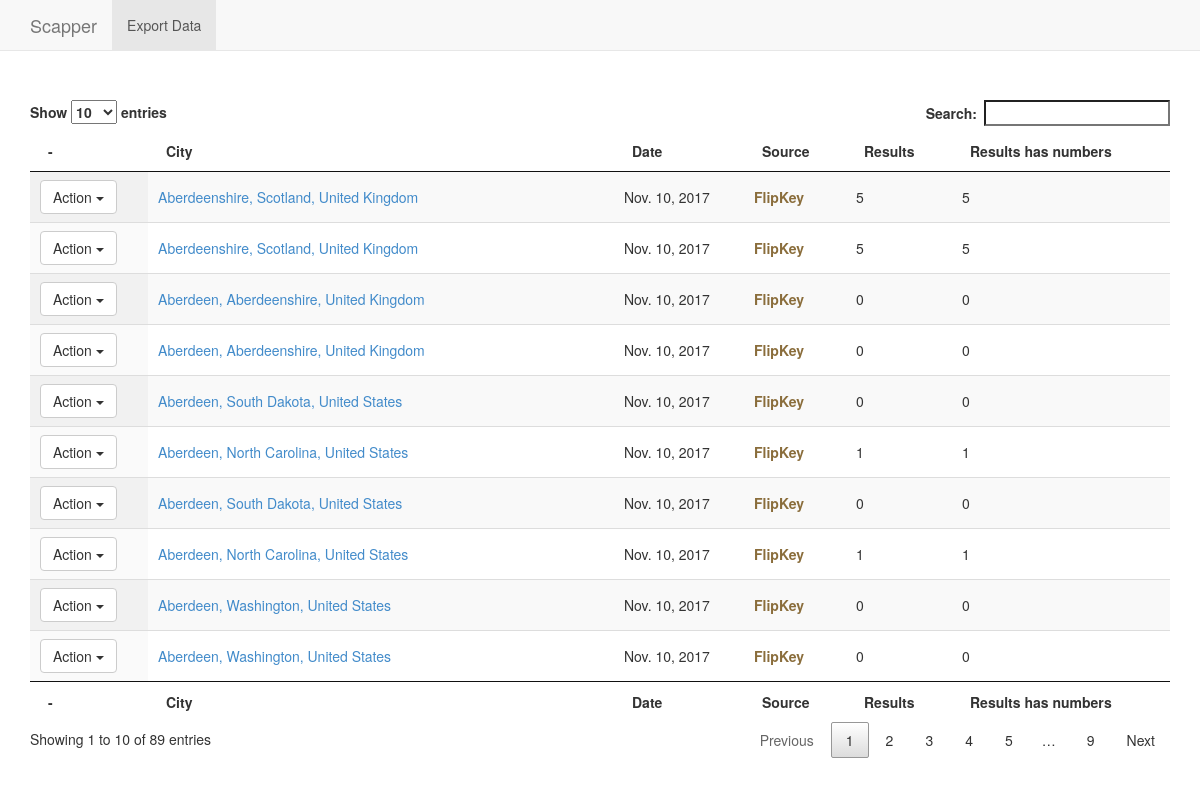
The app's page /data/ with its own data.
### travelmobApp/models.py (models this page shows)
class ScrapModel(models.Model):
    name = models.TextField()
    source = models.CharField(max_length=100, null=False , default='FlipKey')
    created_date = models.DateField(default=django.utils.timezone.now)
    @property
    def count_has_numbers(self):
        return self.scrap_model.filter(phone__isnull=False).count()
    class Meta:
        managed = MANAGED
        db_table = 'scrap_model'

### travelmobApp/views.py (the view)
# urls.py: url(r'^data/$', travelMobData,name='travelMobData'),
def travelMobData(request):
    context = {}
    template = 'travelMobData.html'
    context['data'] = ScrapModel.objects.all()
    return render(request, template, context=context)

### templates/travelMobData.html (shortened to what this page needs)
{% load staticfiles %}
<!DOCTYPE html>
<html lang="en">
<head>
    <link rel="stylesheet" href="{% static 'bootstrap.css' %}" type="text/css" media="all">
    <link rel="stylesheet" href="{% static 'jquery.dataTables.min.css' %}">
</head>
<body>
<div class="navbar navbar-default navbar-fixed-top" role="navigation">
    <div class="container">
        <div class="navbar-header">
            <a class="navbar-brand" href="..">Scapper</a>
        </div>
        <div class="navbar-collapse collapse">
            <ul class="nav navbar-nav">
                <li class="active">
                    <a href="{% url 'travelMobData' %}">Export Data</a>
                </li>
            </ul>
        </div>
    </div>
</div>
<div style="height: 100px">
</div>
<div class="container">
    <table id="data" class="display" cellspacing="0" width="100%">
        <thead>
        <tr>
            <th>-</th>
            <th>City</th>
            <th>Date</th>
            <th>Source</th>
            <th>Results</th>
            <th>Results has numbers</th>
        </tr>
        </thead>
        <tfoot>
        <tr>
            <th>-</th>
            <th>City</th>
            <th>Date</th>
            <th>Source</th>
            <th>Results</th>
            <th>Results has numbers</th>
        </tr>
        </tfoot>
        <tbody>
        {% for row in data %}
            <tr>
                <td>
                    <div class="btn-group">
                        <button type="button" class="btn btn-default dropdown-toggle" data-toggle="dropdown" aria-haspopup="true" aria-expanded="false">
                            Action <span class="caret"></span>
                        </button>
                    </div>
                </td>
                <td><a href="{% url 'exportData' row.id row.name %}">{{ row.name }}</a></td>
                <td>{{ row.created_date }}</td>
                <td style="color: #8a6d3b;"><b>{{ row.source }}</b></td>
                <td>{{ row.scrap_model.all.count }}</td>
                <td>{{ row.count_has_numbers }}</td>
            </tr>
        {% endfor %}
        </tbody>
    </table>
</div>
</body>
</html>

### records on screen
ScrapModel: name "Aberdeenshire, Scotland, United Kingdom", created_date "Nov. 10, 2017", source "FlipKey", scrap_model.all.count "5", count_has_numbers "5"
ScrapModel: name "Aberdeenshire, Scotland, United Kingdom", created_date "Nov. 10, 2017", source "FlipKey", scrap_model.all.count "5", count_has_numbers "5"
ScrapModel: name "Aberdeen, Aberdeenshire, United Kingdom", created_date "Nov. 10, 2017", source "FlipKey", scrap_model.all.count "0", count_has_numbers "0"
ScrapModel: name "Aberdeen, Aberdeenshire, United Kingdom", created_date "Nov. 10, 2017", source "FlipKey", scrap_model.all.count "0", count_has_numbers "0"
ScrapModel: name "Aberdeen, South Dakota, United States", created_date "Nov. 10, 2017", source "FlipKey", scrap_model.all.count "0", count_has_numbers "0"
ScrapModel: name "Aberdeen, North Carolina, United States", created_date "Nov. 10, 2017", source "FlipKey", scrap_model.all.count "1", count_has_numbers "1"
ScrapModel: name "Aberdeen, South Dakota, United States", created_date "Nov. 10, 2017", source "FlipKey", scrap_model.all.count "0", count_has_numbers "0"
ScrapModel: name "Aberdeen, North Carolina, United States", created_date "Nov. 10, 2017", source "FlipKey", scrap_model.all.count "1", count_has_numbers "1"
ScrapModel: name "Aberdeen, Washington, United States", created_date "Nov. 10, 2017", source "FlipKey", scrap_model.all.count "0", count_has_numbers "0"
ScrapModel: name "Aberdeen, Washington, United States", created_date "Nov. 10, 2017", source "FlipKey", scrap_model.all.count "0", count_has_numbers "0"
